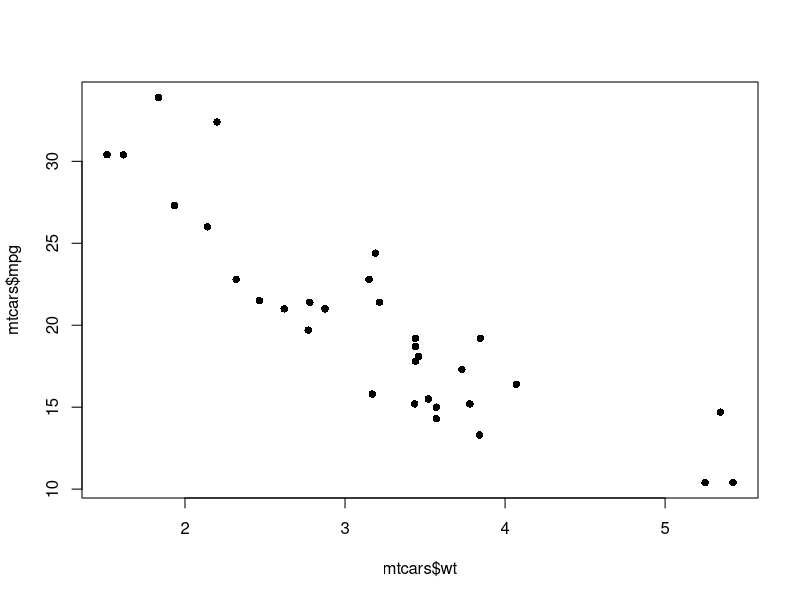
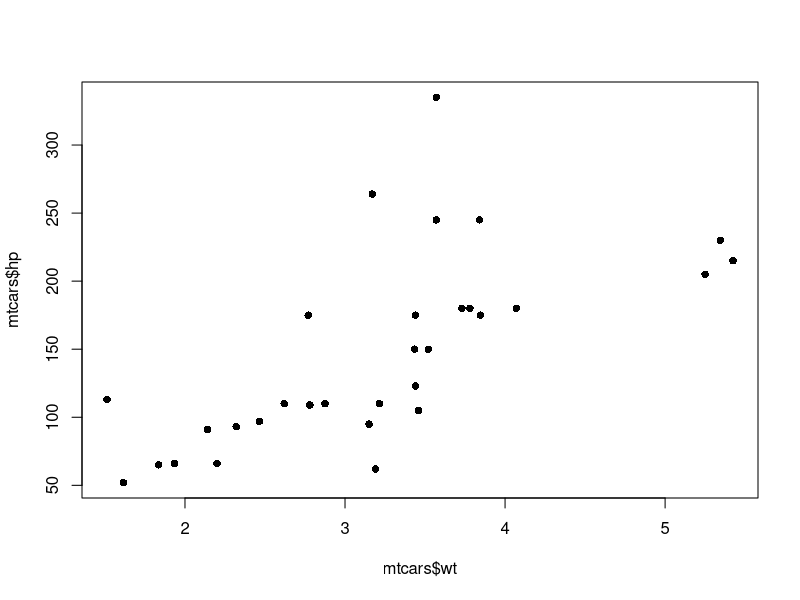

Write R code to recreate these figures, in order.
##Correlation
## Using mtcars 
#Column mpg and hp (correlation)
cor(mtcars$mpg,mtcars$hp)
cor(mtcars$mpg,mtcars$wt)

#scatter plot 
plot(mtcars$wt, mtcars$mpg, pch =16)
plot(mtcars$wt, mtcars$hp, pch =16)


#correlation matrix 
cor(mtcars[, c("mpg","wt","hp")])

## dplyr (tidyverse)
library(dplyr)
##showing table of correlation 
corMat <- mtcars %>% 
  select(mpg,wt,hp,am) %>%
  cor()

## compute correlation (r) and sig test 
cor(mtcars$hp, mtcars$mpg)
cor.test(mtcars$hp, mtcars$mpg)


##Linear Regression
## mpg = f(hp)
lmfit <- lm(mpg ~ hp, data = mtcars)


##Summary statistics 
summary(lmfit)

## prediction
lmfit$coefficients[[1]] +lmfit$coefficients[2]*200


## Predict mpg of these cars 
new_cars <- data.frame( 
  hp = c(250,320,400,410,450))


## predict() 
new_cars$hp_pred <- predict(lmfit,newdata = new_cars)

##to_delete 
new_cars$hp_pred <- NULL


##Do not predict beyond your scope 




## Root Mean Squared Error (rmse)
## Multiple Linear Regression 
## mpg = f(hp,wt,am)
## mpg = intercept + b0*hp + b1*wt + b2*am 
lmFit_V2 <- lm(mpg ~ hp + wt + am,data = mtcars)

#only coefs
coefs <- coef(lmFit_V2)
#linear regression by yourself 
coefs[[1]] + coefs[[2]]*200 + coefs[[3]]*3.5 + coefs[[4]]*1


## Build Full Model 
## all varialbes 
lmFit_Full <- lm(mpg ~. , data = mtcars)
mtcars$predicted <- predict(lmFit_Full)

## RMSE 
squared_error <- (mtcars$mpg - mtcars$predicted) **2
rmse <- sqrt(mean(squared_error))


##Split Data 
## randomly split 
set.seed(42)
sample(1:10, 3)


##80/20 
set.seed(42)
n <- nrow(mtcars)
id <- sample(1:n, size= n*0.8)
train_data <- mtcars[id,]
test_data <- mtcars[-id,]

##Train Model 
model1 <- lm(mpg ~ hp +wt, data = train_data)
p_train <- predict(model1)
error_train <- train_data$mpg - p_train 
(rmse_train <-sqrt(mean(error_train **2)))

##Test Model 
p_test <- predict(model1, newdata = test_data)
error_test <- test_data$mpg - p_test
(rmse_test <- sqrt(mean(error_test**2)))

##Print Resutl 
cat("RMSE Train", rmse_train,
    "\nRMSE TEST:", rmse_test)









